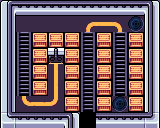

Below is a game level as drawn by its tile map, then a one-line description and the .tmx file that defines it, in full:
An orthogonal 10x8 tile map with 16x16 px tiles, 3 tile layers (BackGround, MiddleGround, PlayGround).

<map version="1.2" tiledversion="1.3.3" orientation="orthogonal" renderorder="right-down" width="10" height="8" tilewidth="16" tileheight="16" infinite="0" nextlayerid="4" nextobjectid="1">
 <tileset firstgid="1" name="PixelPackTOPDOWN8BIT" tilewidth="16" tileheight="16" tilecount="480" columns="16">
  <image source="../../../bin/Debug/Assets/Tilesets/PixelPackTOPDOWN8BIT.png" width="256" height="480" />
  <tile id="58">
   <properties>
    <property name="collidable" type="bool" value="true" />
   </properties>
  </tile>
  <tile id="68">
   <properties>
    <property name="collidable" type="bool" value="true" />
   </properties>
  </tile>
  <tile id="69">
   <properties>
    <property name="collidable" type="bool" value="true" />
   </properties>
  </tile>
  <tile id="80">
   <properties>
    <property name="collidable" type="bool" value="true" />
   </properties>
  </tile>
  <tile id="81">
   <properties>
    <property name="collidable" type="bool" value="true" />
   </properties>
  </tile>
  <tile id="82">
   <properties>
    <property name="collidable" type="bool" value="true" />
   </properties>
  </tile>
  <tile id="83">
   <properties>
    <property name="collidable" type="bool" value="true" />
   </properties>
  </tile>
  <tile id="84">
   <properties>
    <property name="collidable" type="bool" value="true" />
   </properties>
  </tile>
  <tile id="85">
   <properties>
    <property name="collidable" type="bool" value="true" />
   </properties>
  </tile>
  <tile id="100">
   <properties>
    <property name="collidable" type="bool" value="true" />
   </properties>
  </tile>
  <tile id="101">
   <properties>
    <property name="collidable" type="bool" value="true" />
   </properties>
  </tile>
  <tile id="106">
   <properties>
    <property name="collidable" type="bool" value="true" />
   </properties>
  </tile>
  <tile id="107">
   <properties>
    <property name="collidable" type="bool" value="true" />
   </properties>
  </tile>
  <tile id="122">
   <properties>
    <property name="collidable" type="bool" value="true" />
   </properties>
  </tile>
  <tile id="123">
   <properties>
    <property name="collidable" type="bool" value="true" />
   </properties>
  </tile>
  <tile id="151">
   <properties>
    <property name="collidable" type="bool" value="true" />
   </properties>
  </tile>
  <tile id="152">
   <properties>
    <property name="collidable" type="bool" value="true" />
   </properties>
  </tile>
  <tile id="153">
   <properties>
    <property name="collidable" type="bool" value="true" />
   </properties>
  </tile>
  <tile id="158">
   <properties>
    <property name="collidable" type="bool" value="true" />
   </properties>
  </tile>
  <tile id="167">
   <properties>
    <property name="collidable" type="bool" value="true" />
   </properties>
  </tile>
  <tile id="169">
   <properties>
    <property name="collidable" type="bool" value="true" />
   </properties>
  </tile>
  <tile id="170">
   <properties>
    <property name="collidable" type="bool" value="true" />
   </properties>
  </tile>
  <tile id="171">
   <properties>
    <property name="collidable" type="bool" value="true" />
   </properties>
  </tile>
  <tile id="183">
   <properties>
    <property name="collidable" type="bool" value="true" />
   </properties>
  </tile>
  <tile id="184">
   <properties>
    <property name="collidable" type="bool" value="true" />
   </properties>
  </tile>
  <tile id="185">
   <properties>
    <property name="collidable" type="bool" value="true" />
   </properties>
  </tile>
  <tile id="186">
   <properties>
    <property name="collidable" type="bool" value="true" />
   </properties>
  </tile>
  <tile id="187">
   <properties>
    <property name="collidable" type="bool" value="true" />
   </properties>
  </tile>
  <tile id="189">
   <properties>
    <property name="collidable" type="bool" value="true" />
   </properties>
  </tile>
  <tile id="191">
   <properties>
    <property name="collidable" type="bool" value="true" />
   </properties>
  </tile>
  <tile id="196">
   <properties>
    <property name="collidable" type="bool" value="true" />
   </properties>
  </tile>
  <tile id="197">
   <properties>
    <property name="collidable" type="bool" value="true" />
   </properties>
  </tile>
  <tile id="198">
   <properties>
    <property name="collidable" type="bool" value="true" />
   </properties>
  </tile>
  <tile id="199">
   <properties>
    <property name="collidable" type="bool" value="true" />
   </properties>
  </tile>
  <tile id="200">
   <properties>
    <property name="collidable" type="bool" value="true" />
   </properties>
  </tile>
  <tile id="201">
   <properties>
    <property name="collidable" type="bool" value="true" />
   </properties>
  </tile>
  <tile id="202">
   <properties>
    <property name="collidable" type="bool" value="true" />
    <property name="isHideOut" type="bool" value="true" />
   </properties>
  </tile>
  <tile id="203">
   <properties>
    <property name="collidable" type="bool" value="true" />
   </properties>
  </tile>
  <tile id="206">
   <properties>
    <property name="collidable" type="bool" value="true" />
   </properties>
  </tile>
  <tile id="212">
   <properties>
    <property name="collidable" type="bool" value="true" />
   </properties>
  </tile>
  <tile id="213">
   <properties>
    <property name="collidable" type="bool" value="true" />
   </properties>
  </tile>
  <tile id="214">
   <properties>
    <property name="collidable" type="bool" value="true" />
   </properties>
  </tile>
  <tile id="215">
   <properties>
    <property name="collidable" type="bool" value="true" />
   </properties>
  </tile>
  <tile id="218">
   <properties>
    <property name="collidable" type="bool" value="true" />
   </properties>
  </tile>
  <tile id="228">
   <properties>
    <property name="collidable" type="bool" value="true" />
   </properties>
  </tile>
  <tile id="229">
   <properties>
    <property name="collidable" type="bool" value="true" />
   </properties>
  </tile>
  <tile id="230">
   <properties>
    <property name="collidable" type="bool" value="true" />
   </properties>
  </tile>
  <tile id="231">
   <properties>
    <property name="collidable" type="bool" value="true" />
   </properties>
  </tile>
  <tile id="232">
   <properties>
    <property name="collidable" type="bool" value="true" />
   </properties>
  </tile>
  <tile id="233">
   <properties>
    <property name="collidable" type="bool" value="true" />
   </properties>
  </tile>
  <tile id="234">
   <properties>
    <property name="collidable" type="bool" value="true" />
   </properties>
  </tile>
  <tile id="397">
   <properties>
    <property name="collidable" type="bool" value="true" />
   </properties>
  </tile>
  <tile id="398">
   <properties>
    <property name="collidable" type="bool" value="true" />
   </properties>
  </tile>
  <tile id="399">
   <properties>
    <property name="collidable" type="bool" value="true" />
   </properties>
  </tile>
  <tile id="413">
   <properties>
    <property name="collidable" type="bool" value="true" />
   </properties>
  </tile>
  <tile id="415">
   <properties>
    <property name="collidable" type="bool" value="true" />
   </properties>
  </tile>
  <tile id="429">
   <properties>
    <property name="collidable" type="bool" value="true" />
   </properties>
  </tile>
  <tile id="430">
   <properties>
    <property name="collidable" type="bool" value="true" />
   </properties>
  </tile>
  <tile id="431">
   <properties>
    <property name="collidable" type="bool" value="true" />
   </properties>
  </tile>
  <tile id="456">
   <properties>
    <property name="collidable" type="bool" value="false" />
    <property name="isDoor" type="bool" value="true" />
    <property name="isOpened" type="bool" value="true" />
   </properties>
  </tile>
 </tileset>
 <layer id="1" name="BackGround" width="10" height="8">
  <properties>
   <property name="collisionLayer" value="Back" />
   <property name="drawLayer" value="Background" />
  </properties>
  <data encoding="csv">
0,0,0,0,0,0,0,0,0,0,
0,347,347,347,347,317,351,318,0,0,
0,444,0,0,0,444,0,444,0,0,
0,444,0,0,0,444,0,444,0,0,
0,444,0,319,0,444,0,444,0,0,
0,444,0,319,0,444,0,444,0,0,
0,333,336,334,0,444,0,0,0,0,
0,0,0,0,0,457,0,0,0,0
</data>
 </layer>
 <layer id="2" name="MiddleGround" width="10" height="8">
  <properties>
   <property name="collisionLayer" value="Middle" />
   <property name="drawLayer" value="Middleground" />
  </properties>
  <data encoding="csv">
398,431,431,431,431,431,431,431,431,400,
414,0,0,0,0,0,0,0,300,416,
414,0,0,0,0,0,0,0,0,416,
414,0,0,0,0,0,0,0,0,416,
414,0,0,0,0,0,0,0,0,416,
414,0,0,0,0,0,0,0,0,416,
414,0,0,0,0,0,0,300,0,416,
430,399,399,399,400,0,399,399,399,432
</data>
 </layer>
 <layer id="3" name="PlayGround" width="10" height="8">
  <properties>
   <property name="collisionLayer" value="Play" />
   <property name="drawLayer" value="Playground" />
  </properties>
  <data encoding="csv">
0,0,0,0,0,0,0,0,0,0,
0,0,0,0,0,0,0,0,0,0,
0,0,204,204,204,0,204,0,204,0,
0,0,204,203,204,0,204,0,204,0,
0,0,204,0,204,0,204,0,204,0,
0,0,204,0,204,0,204,0,204,0,
0,0,0,0,204,0,204,0,204,0,
0,0,0,0,0,0,0,0,0,0
</data>
 </layer>
</map>
